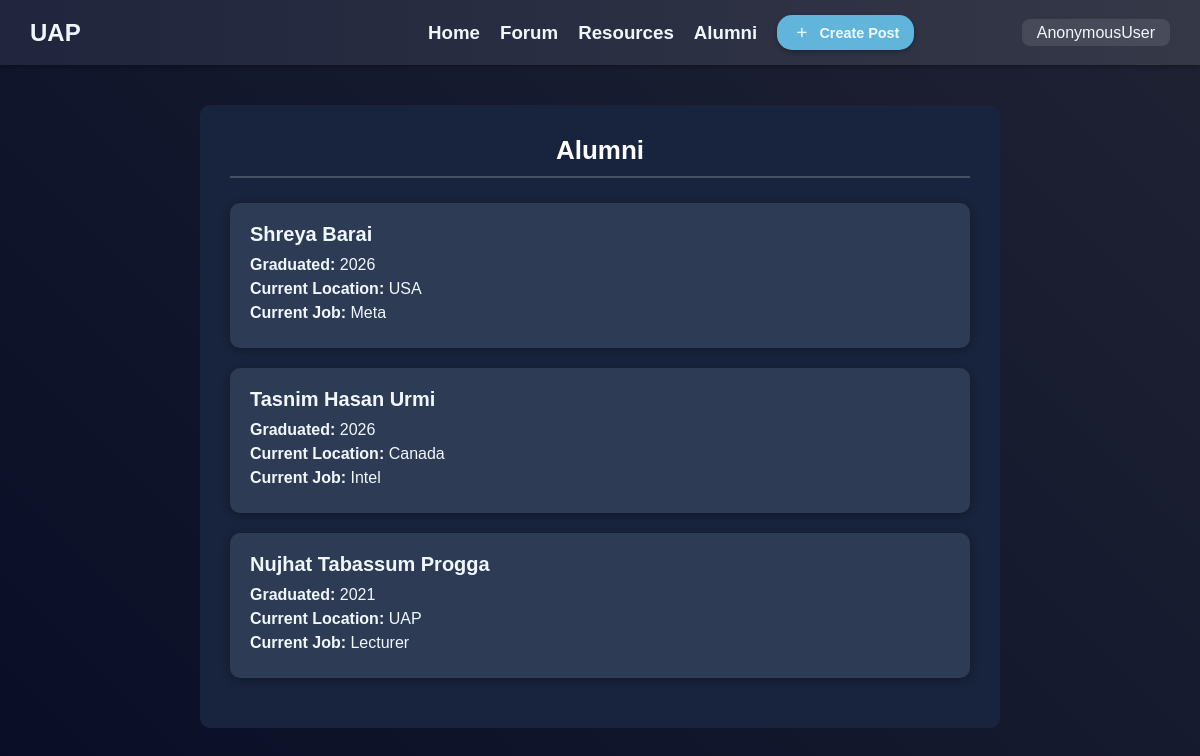
The page /alumni/ on the database its author committed.
### authenticate/models.py (models this page shows, shortened)
class Alumni(models.Model):
    name = models.CharField(max_length=100)
    graduation_year = models.IntegerField()
    current_location = models.CharField(max_length=100)
    current_job = models.CharField(max_length=100)

### authenticate/views.py (the view)
# urls.py: path('alumni/', acc_views.alumni_section, name='alumni_section'),
def alumni_section(request):
    alumni_list = Alumni.objects.all()
    context = {
        'alumni_list': alumni_list,
    }
    return render(request, 'Home/alumni_section.html', context)

### template/Home/alumni_section.html (shortened to what this page needs)
{% extends 'base.html' %}
{% load static %}
{% block content %}
  <div class="page-wrapper">
    <div class="alumni-section">
      <h3>Alumni</h3>
      {% for alumni in alumni_list %}
        <div class="alumni-card">
          <div class="alumni-name">{{ alumni.name }}</div>
          <div class="alumni-details">
            <p><strong>Graduated:</strong> {{ alumni.graduation_year }}</p>
            <p><strong>Current Location:</strong> {{ alumni.current_location }}</p>
            <p><strong>Current Job:</strong> {{ alumni.current_job }}</p>
          </div>
        </div>
      {% empty %}
        <p class="no-alumni-message">No alumni data available.</p>
      {% endfor %}
    </div>
  </div>
{% endblock %}

### template/base.html (shortened to what this page needs)
<!DOCTYPE html>
<html lang="en">
  <head>
    {% load static %}
    <link rel="stylesheet" href="{% static 'css/nav.css' %}" />
  </head>
  <body>
    {% include 'navbar.html' %}
    <main>{% block content %} {% endblock %}</main>
  </body>
</html>

### template/navbar.html (shortened to what this page needs)
<!DOCTYPE html>
<html lang="en">
  <head>
    <link href="https://fonts.cdnfonts.com/css/gilroy-bold" rel="stylesheet" />
  </head>
  <body>
    <div class="navbar">
      <h2>UAP</h2>
      <div class="center">
        <div class="section">
          <a href="{% url 'home' %}" class="section-link"><h3>Home</h3></a>
          <a href="{% url 'forum' %}" class="section-link"><h3>Forum</h3></a>
          <a href="{% url 'resources' %}" class="section-link"><h3>Resources</h3></a>
          <a href="{% url 'alumni_section' %}" class="section-link"><h3>Alumni</h3></a>
          <a href="{% url 'createpost' %}" class="button">
          <button class="create-post">
               <span class="material-symbols-rounded">add</span>
                <h4>Create Post</h4>
          </button>
        </a>
        </div>
      </div>
      <div class="profile">
        <div class="dropdown">
          <a href="#" class="profile-name">{{ request.user }}</a>
        </div>
      </div>
    </div>
  </body>
</html>

### static/css/nav.css (style rules this page uses)
* { margin: 0; padding: 0; box-sizing: border-box; font-family: "Gilroy", sans-serif; text-decoration: none; }
.navbar { background: linear-gradient(to right, #21253d, #343847); display: flex; align-items: center; justify-content: space-between; padding: 15px 30px; box-shadow: 0 2px 5px rgba(0, 0, 0, 0.3); }
.navbar h2 { color: aliceblue; }
.section { display: flex; align-items: center; gap: 20px; margin-left: 15rem; }
.section-link { color: aliceblue; position: relative; transition: color 0.3s; }
.section-link::after { content: ""; position: absolute; bottom: -5px; left: 50%; width: 0; height: 3px; background-color: aliceblue; border-radius: 2px; transition: width 0.3s ease, transform 0.3s; transform: translateX(-50%); }
.create-post { background-color: #61b5db; border: none; padding: 8px 15px; color:aliceblue; border-radius: 15px; display: flex; align-items: center; gap: 8px; cursor: pointer; transition: transform 0.2s ease, box-shadow 0.3s ease; box-shadow: 0 2px 5px rgba(0, 0, 0, 0.3); font-size: 0.9rem; }
.create-post h4 { color:aliceblue }
.create-post span { color:aliceblue }
.create-post span { font-size: 1.2rem; transition: transform 0.3s ease; }
.profile { display: flex; align-items: center; justify-content: flex-end; gap: 15px; }
.profile-name { color: aliceblue; font-size: 1rem; padding: 5px 15px; border-radius: 8px; background-color: rgba(255, 255, 255, 0.1); transition: background-color 0.3s ease; }
.dropdown { position: relative; }

### template/base.html (style rules this page uses)
body { margin: 0; padding: 0; font-family: Arial, sans-serif; background: linear-gradient(to right, #060b26, #2a2c39); color: #ffffff; }

### template/Home/alumni_section.html (style rules this page uses)
* { margin: 0; padding: 0; box-sizing: border-box; }
body { background: linear-gradient(45deg, #080d26, #1f2233); font-family: Arial, Helvetica, sans-serif; color: aliceblue; }
.page-wrapper { min-height: 100vh; display: flex; justify-content: center; align-items: flex-start; padding: 40px 20px; }
.alumni-section { background: #18243d; border-radius: 10px; padding: 30px; width: 100%; max-width: 800px; overflow-y: auto; }
.alumni-section h3 { font-size: 26px; font-weight: bold; margin-bottom: 25px; color: #ffffff; text-align: center; border-bottom: 2px solid #ffffff33; padding-bottom: 10px; }
.alumni-card { background-color: #2e3b54; border-radius: 10px; padding: 20px; margin-bottom: 20px; box-shadow: 0 2px 10px rgba(0, 0, 0, 0.3); transition: transform 0.3s ease; }
.alumni-name { font-size: 20px; font-weight: bold; margin-bottom: 10px; }
.alumni-details p { margin: 6px 0; }

### rows shown on the page
Alumni: name "Shreya Barai", graduation_year "2026", current_location "USA", current_job "Meta"
Alumni: name "Tasnim Hasan Urmi", graduation_year "2026", current_location "Canada", current_job "Intel"
Alumni: name "Nujhat Tabassum Progga", graduation_year "2021", current_location "UAP", current_job "Lecturer"

### other values the page prints
{{ request.user }} "AnonymousUser"
